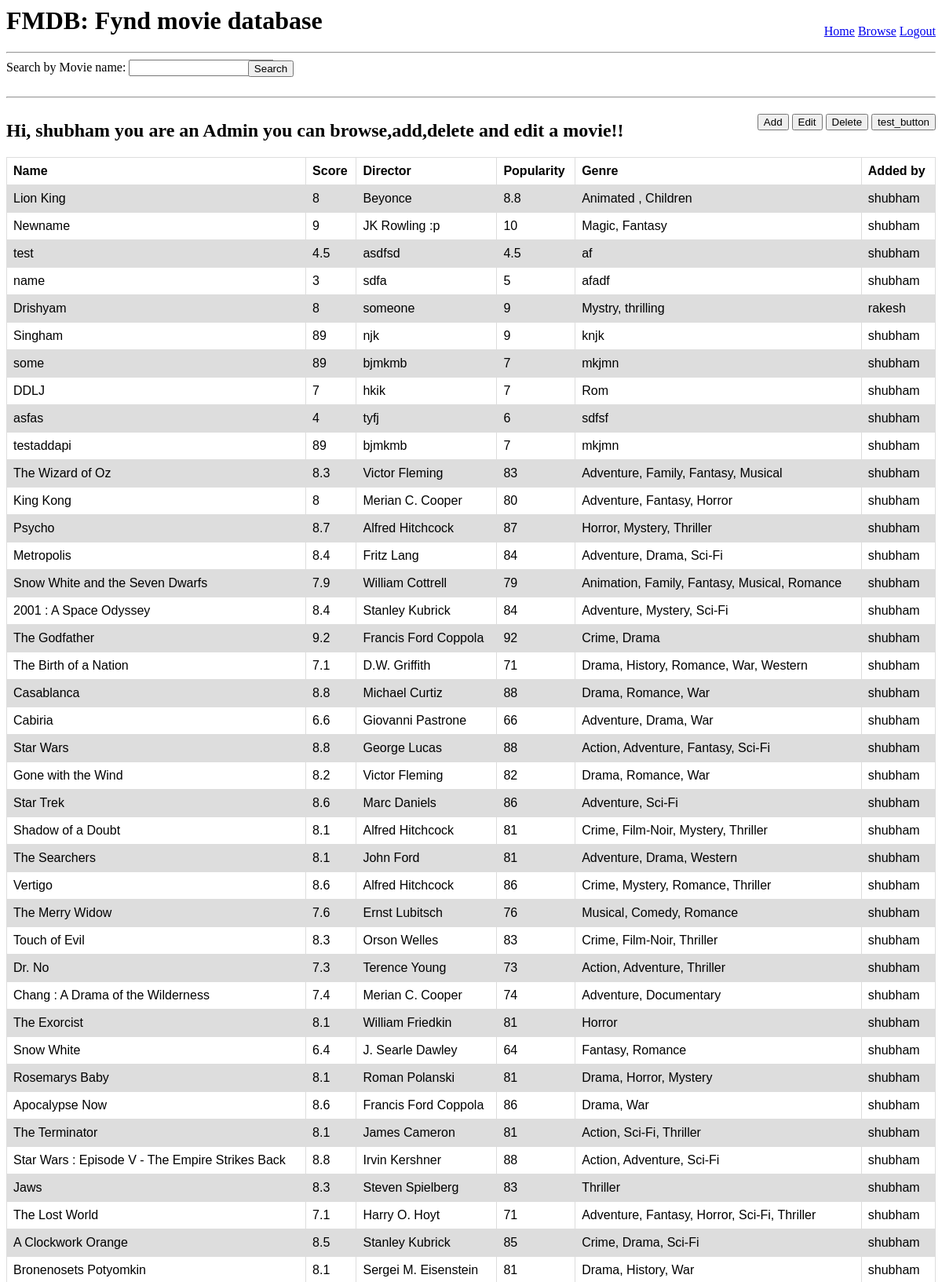
Screenshot of /index (signed in, upper part) with the database file from the repository.
### app/models.py (models this page shows, shortened)
class Admin(UserMixin,db.Model):
    id = db.Column(db.Integer, primary_key=True)
    username = db.Column(db.String(64), index=True, unique=True)
    email = db.Column(db.String(120), index=True, unique=True)
    password_hash = db.Column(db.String(128))
    movies = db.relationship('Movie', backref='author', lazy='dynamic')

class Movie(db.Model):
    id = db.Column(db.Integer, primary_key=True)
    name = db.Column(db.String(128), index=True, unique=True)
    score = db.Column(db.String(64), index=True)
    director = db.Column(db.String(120), index=True)
    popularity = db.Column(db.String(64), index=True)
    genre = db.Column(db.String(140), index=True)
    timestamp = db.Column(db.DateTime, index=True, default=datetime.utcnow)
    admin_id = db.Column(db.Integer, db.ForeignKey('admin.id'))

### app/routes.py (the view)
@app.route('/index')
@login_required
def index():
    try:
        movie_list = []
        m = Movie.query.all()
        for i in m:
            mydict = {}
            mydict['name'] = i.name
            mydict['imdb_score'] = i.score
            mydict['genre'] = i.genre
            mydict['director'] = i.director
            mydict['99popularity'] = i.popularity
            mydict['author'] = i.author.username
            movie_list.append(mydict)
        return render_template('index.html', title='Home', movies=movie_list)
    except Exception as e:
        raise e

### app/models.py (called while the page is built)
@login.user_loader
def load_user(id):
    return Admin.query.get(int(id))

### app/templates/index.html
{% extends "base.html" %}
{% block content %}
    <div>
        <h2 style="float:left;">Hi, {{ current_user.username }} you are an Admin you can browse,add,delete and edit a movie!!</h2>
        <div style="float:right;margin-top:1%;">
            <button onclick = "add_movie()">Add</button>
            <button onclick = "edit_movie()">Edit</button>
            <button onclick = "del_movie()">Delete</button>
            <button onclick = "test()">test_button</button>
        </div>
    </div>
    <div>
        <table>
          <tr>
            <th>Name</th>
            <th>Score</th>
            <th>Director</th>
            <th>Popularity</th>
            <th>Genre</th>
            <th>Added by</th>
          </tr>
          {%for m in movies %}
          <tr>
            <td>{{m['name']}}</td>
            <td>{{m['imdb_score']}}</td>
            <td>{{m['director']}}</td>
            <td>{{m['99popularity']}}</td>
            <td>{{m['genre']}}</td>
            <td>{{m['author']}}</td>
          </tr>
          {% endfor %}
        </table>
    </div>
{% endblock %}

### app/static/css/style.css (style rules this page uses)
table { font-family: arial, sans-serif; border-collapse: collapse; width: 100%; }
td, th { border: 1px solid #dddddd; text-align: left; padding: 8px; }
tr:nth-child(even) { background-color: #dddddd; }

### rows the page displays
Admin: username "shubham", author "shubham" "shubham" "shubham" "shubham" "shubham" "shubham" "shubham" "shubham" "shubham" "shubham" "shubham" "shubham" "shubham" "shubham" "shubham" "shubham" "shubham" "shubham" "shubham" "shubham" "shubham" "shubham" "shubham" "shubham" "shubham" "shubham" "shubham" "shubham" "shubham" "shubham" "shubham" "shubham" "shubham" "shubham" "shubham" "shubham" "shubham" "shubham" "shubham"
Movie: name "Lion King", director "Beyonce", 99popularity "8.8", genre "Animated , Children"
Movie: name "Newname", director "JK Rowling :p", 99popularity "10", genre "Magic, Fantasy"
Movie: name "test", imdb_score "4.5", director "asdfsd", 99popularity "4.5", genre "af"
Movie: name "name", director "sdfa", genre "afadf"
Movie: name "Drishyam", director "someone", genre "Mystry, thrilling"
Admin: author "rakesh"
Movie: name "Singham", imdb_score "89", director "njk", genre "knjk"
Movie: name "some", imdb_score "89", director "bjmkmb", genre "mkjmn"
Movie: name "DDLJ", director "hkik", genre "Rom"
Movie: name "asfas", director "tyfj", genre "sdfsf"
Movie: name "testaddapi", imdb_score "89", director "bjmkmb", genre "mkjmn"
Movie: name "The Wizard of Oz", imdb_score "8.3", director "Victor Fleming", 99popularity "83", genre "Adventure, Family, Fantasy, Musical"
Movie: name "King Kong", director "Merian C. Cooper", 99popularity "80", genre "Adventure, Fantasy, Horror"
Movie: name "Psycho", imdb_score "8.7", director "Alfred Hitchcock", 99popularity "87", genre "Horror, Mystery, Thriller"
Movie: name "Metropolis", imdb_score "8.4", director "Fritz Lang", 99popularity "84", genre "Adventure, Drama, Sci-Fi"
Movie: name "Snow White and the Seven Dwarfs", imdb_score "7.9", director "William Cottrell", 99popularity "79", genre "Animation, Family, Fantasy, Musical, Romance"
Movie: name "2001 : A Space Odyssey", imdb_score "8.4", director "Stanley Kubrick", 99popularity "84", genre "Adventure, Mystery, Sci-Fi"
Movie: name "The Godfather", imdb_score "9.2", director "Francis Ford Coppola", 99popularity "92", genre "Crime, Drama"
Movie: name "The Birth of a Nation", imdb_score "7.1", director "D.W. Griffith", 99popularity "71", genre "Drama, History, Romance, War, Western"
Movie: name "Casablanca", imdb_score "8.8", director "Michael Curtiz", 99popularity "88", genre "Drama, Romance, War"
Movie: name "Cabiria", imdb_score "6.6", director "Giovanni Pastrone", 99popularity "66", genre "Adventure, Drama, War"
Movie: name "Star Wars", imdb_score "8.8", director "George Lucas", 99popularity "88", genre "Action, Adventure, Fantasy, Sci-Fi"
Movie: name "Gone with the Wind", imdb_score "8.2", director "Victor Fleming", 99popularity "82", genre "Drama, Romance, War"
Movie: name "Star Trek", imdb_score "8.6", director "Marc Daniels", 99popularity "86", genre "Adventure, Sci-Fi"
Movie: name "Shadow of a Doubt", imdb_score "8.1", director "Alfred Hitchcock", 99popularity "81", genre "Crime, Film-Noir, Mystery, Thriller"
Movie: name "The Searchers", imdb_score "8.1", director "John Ford", 99popularity "81", genre "Adventure, Drama, Western"
Movie: name "Vertigo", imdb_score "8.6", director "Alfred Hitchcock", 99popularity "86", genre "Crime, Mystery, Romance, Thriller"
Movie: name "The Merry Widow", imdb_score "7.6", director "Ernst Lubitsch", 99popularity "76", genre "Musical, Comedy, Romance"
Movie: name "Touch of Evil", imdb_score "8.3", director "Orson Welles", 99popularity "83", genre "Crime, Film-Noir, Thriller"
Movie: name "Dr. No", imdb_score "7.3", director "Terence Young", 99popularity "73", genre "Action, Adventure, Thriller"
Movie: name "Chang : A Drama of the Wilderness", imdb_score "7.4", director "Merian C. Cooper", 99popularity "74", genre "Adventure, Documentary"
Movie: name "The Exorcist", imdb_score "8.1", director "William Friedkin", 99popularity "81", genre "Horror"
Movie: name "Snow White", imdb_score "6.4", director "J. Searle Dawley", 99popularity "64", genre "Fantasy, Romance"
Movie: name "Rosemarys Baby", imdb_score "8.1", director "Roman Polanski", 99popularity "81", genre "Drama, Horror, Mystery"
Movie: name "Apocalypse Now", imdb_score "8.6", director "Francis Ford Coppola", 99popularity "86", genre "Drama, War"
Movie: name "The Terminator", imdb_score "8.1", director "James Cameron", 99popularity "81", genre "Action, Sci-Fi, Thriller"
Movie: name "Star Wars : Episode V - The Empire Strikes Back", imdb_score "8.8", director "Irvin Kershner", 99popularity "88", genre "Action, Adventure, Sci-Fi"
Movie: name "Jaws", imdb_score "8.3", director "Steven Spielberg", 99popularity "83", genre "Thriller"
Movie: name "The Lost World", imdb_score "7.1", director "Harry O. Hoyt", 99popularity "71", genre "Adventure, Fantasy, Horror, Sci-Fi, Thriller"
Movie: name "A Clockwork Orange", imdb_score "8.5", director "Stanley Kubrick", 99popularity "85", genre "Crime, Drama, Sci-Fi"
Movie: name "Bronenosets Potyomkin", imdb_score "8.1", director "Sergei M. Eisenstein", 99popularity "81", genre "Drama, History, War"

### other values shown
{{ m['imdb_score'] }} "8" "9" "3" "8" "7" "4" "8"
{{ m['99popularity'] }} "5" "9" "9" "7" "7" "6" "7"
